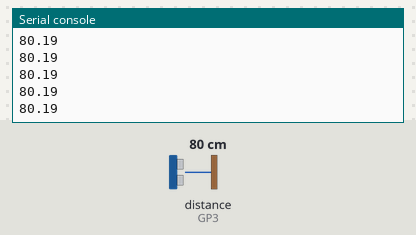
A program run on a simulated Raspberry Pi Pico running MicroPython. On the bench: the last lines printed to the serial console. The inputs (shaded band) are chosen by the test bench; at power-on: distance to the obstacle (sensor on GP3) 80 cm. The echo pulse lasts 58.3 µs per cm.

Above: at 1.2 s.
1.3 s: distance to the obstacle (sensor on GP3) set to 2 cm
At 1.35 s:
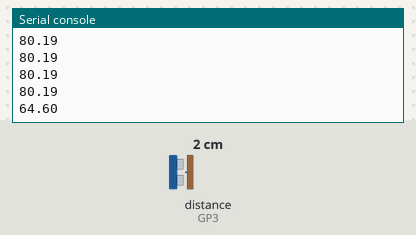
2.8 s: distance to the obstacle (sensor on GP3) set to 4 cm
At 2.82 s:
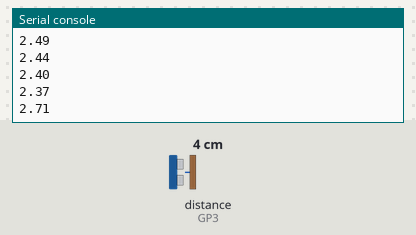
Timing chart, 0 to 5.8 s (numbered marks = the images above; inputs shaded):
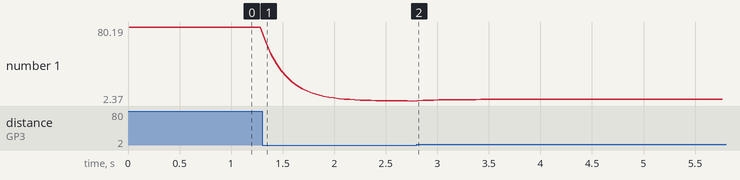

Measured:
- after the input at 1.3 s, the serial console: prints a new line at once (image 1)
- plotted number 1: 80.19 → 2.37 after the input at 1.3 s, 2.37 → 4.05 after the input at 2.8 s

The program:

main_plano_inclinado.py
```python
#Plano inclinado por: Rafael Carvalho
from machine import Pin
import utime

TRIG = Pin(2, Pin.OUT)
ECHO = Pin(3, Pin.IN)

def medir_distancia():
    TRIG.low()
    utime.sleep_us(2)
    TRIG.high()
    utime.sleep_us(10)
    TRIG.low()

    while ECHO.value() == 0:
        inicio = utime.ticks_us()
    while ECHO.value() == 1:
        fim = utime.ticks_us()

    duracao = utime.ticks_diff(fim, inicio)
    distancia = (duracao / 2) / 29.1
    return distancia

# Fator de suavização: 0 < alpha < 1
alpha = 0.2
distancia_filtrada = medir_distancia()

while True:
    dist = medir_distancia()
    distancia_filtrada = alpha * dist + (1 - alpha) * distancia_filtrada

    #print("Distância filtrada: {:.2f} cm".format(distancia_filtrada))
    print("{:.2f}".format(distancia_filtrada))
    utime.sleep(0.05)
```
